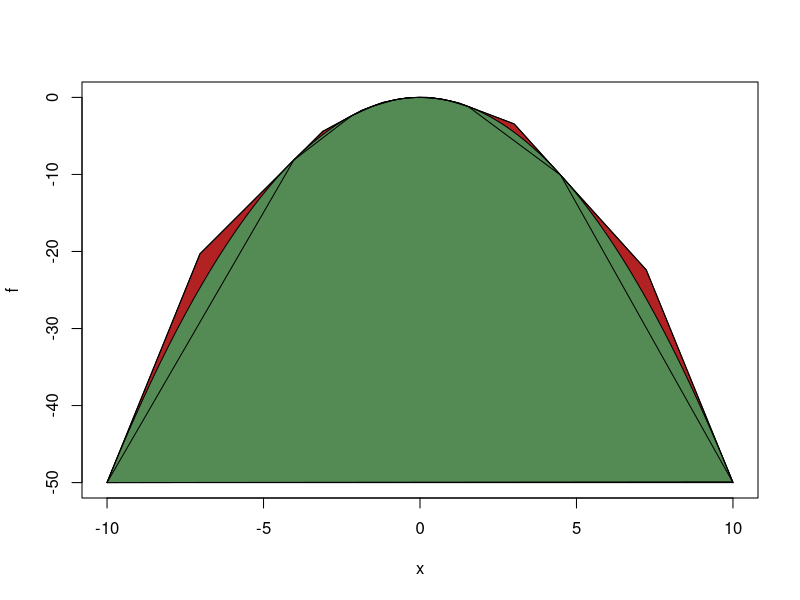
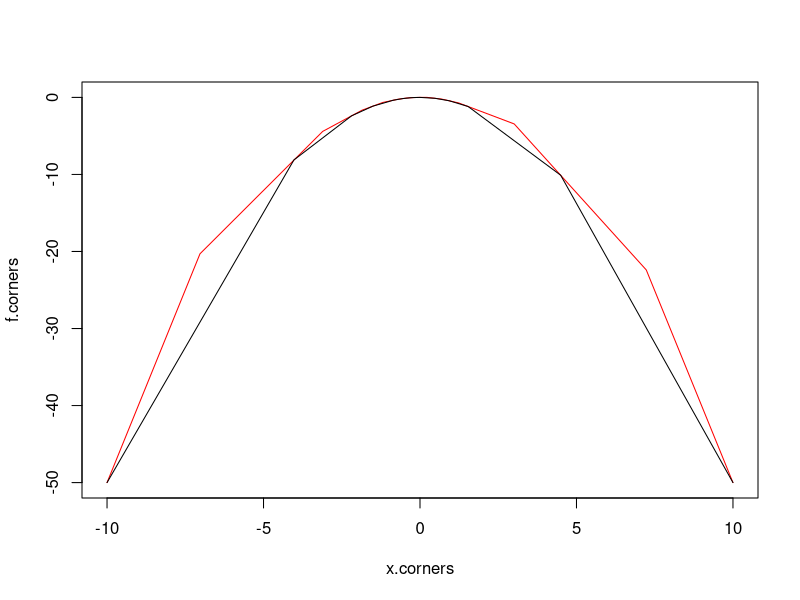
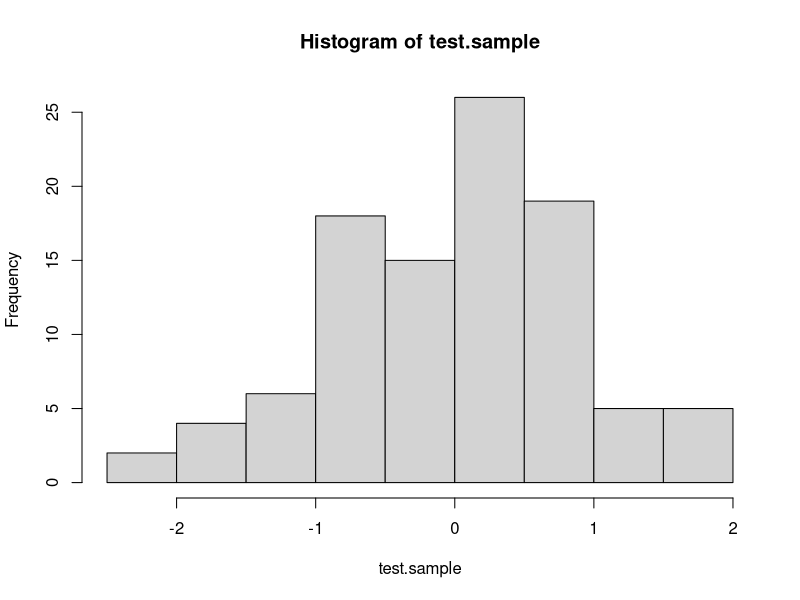

R code for these plots, in order:
###################
## Going further ##
###################

# 1. Option to ars() could be log.transformed.f = F
# 2. Derivative of the function can be given by users as: 
#     fprima<-function(x,mu=0,sigma=1){-1/sigma^2*(x-mu)}
#     with parameters by users (?)
# 3. Figure out what to do when x.cand is element in x.vec
# 4. Give the option to give function as input in another way
# 5. Find a way to do the convexity check of f by evaluating fewer f
# 6. Take unbounded domains into consideration
# 7. Include the convexity check

##############
## Comments ##
##############

# 1. "f" is the log of the users density function
# 2. "dom" is the domain defined for the density
# 3. "n" is the requested number of sample elements
# 4. The candidates, x.cand, for a sample value are drawn from the density
#     defined by the upper bound of f. First x.cand is drawn from a equidistant
#     set in dom, with steps 2*dx. The candidate is then adjusted by U(-dx,dx),
#     in order to cover dom.
# 5. Setting plot.type = "acceptance" depend on evaluating f a lot of times and
#     should not be done when f is expensive to evaluate.

###################
## Sub-functions ##
###################
library(numDeriv)

# f convexity check
is.convex = function(f,dom){
  x.seq <- seq(dom[1],dom[2], l=100)
  res=T
  for (i in 3:100){
    if((f(x.seq[i])-f(x.seq[i-1])) >= (f(x.seq[i-1])-f(x.seq[i-2]))){
      res = F
    }
  }
  return(res)
}

# Evaluate lower bound at x
lower = function(x, x.vec, f.vec){
  l = max(which(x>x.vec))
  return(f(x.vec[l])+(x-x.vec[l])*((f.vec[l+1]-f.vec[l])/(x.vec[l+1]-x.vec[l])))
}

# Evaluate upper bound at x
upper = function(x, x.vec, f.vec, d.vec){
  l = max(which(x>x.vec))
  return(min(f.vec[l]+(x-x.vec[l])*d.vec[l],f.vec[l+1]+(x-x.vec[l+1])*d.vec[l+1]))
}

# Plot of the acceptance region and bounds
boundary.plot = function(x.vec,f.vec,d.vec,x.temp,with.f = F, f=F){
  # Create upper bound
  nvec = length(x.vec)
  x.center = rep(NA,nvec-1)
  f.center = x.center
  for (i in 1:(nvec-1)){
    a=sapply(x.temp, function(x){
      f.vec[i]+(x-x.vec[i])*d.vec[i]>(f.vec[i+1]+(x-x.vec[i+1])*d.vec[i+1])})
    x.center[i] = x.temp[which(diff(a)!=0)]
    f.center[i] = f.vec[i]+(x.center[i]-x.vec[i])*d.vec[i]
  }
  x.corners = c(x.vec[1],x.center,x.vec[nvec])
  f.corners = c(f.vec[1],f.center,f.vec[nvec])
  
  # Plot
  if(with.f==T){
    plot(f, xlim=dom, lwd =1)
    polygon(c(x.corners,x.vec[1]),c(f.corners,f.vec[1]),col="firebrick")
    polygon(c(x.temp,x.vec[1]),c(f(x.temp),f.vec[1]),col="palegreen4")
    lines(x.corners,f.corners, lwd=1)
  } else{
    plot(x.corners,f.corners, type = "l",lty =1, lwd=1, col="red")
  }
  lines(x.vec,f.vec, lwd =1)
}

###################
## Main function ##
###################

ars = function(f, dom, n, plot.type = "none"){
  set.seed(200)
  x.out = rep(NA,n)
  x.vec = c(dom[1],mean(c(dom[1],dom[2])),dom[2])
  f.vec = f(x.vec)
  d.vec = grad(f,x.vec)
  dx = 1e-2
  i = 1
  
  while(i<=n){
    u = runif(1,0,1)
    x.temp = seq(dom[1]+dx,dom[2]-dx,2*dx)
    x.cand = sample(x.temp,size=1,prob=sapply(x.temp, function(x){
      exp(upper(x,x.vec,f.vec,d.vec))}))
    x.cand = runif(1,x.cand-dx,x.cand+dx)
    
    if(u <= exp(lower(x.cand,x.vec,f.vec)-upper(x.cand,x.vec,f.vec,d.vec))){
      x.out[i] = x.cand
      i=i+1
    }else{
      f.cand = f(x.cand)
      if(u <= exp(f.cand-upper(x.cand,x.vec,f.vec,d.vec))){
        x.out[i] = x.cand
        i = i+1
      }
      l = max(which(x.cand>x.vec))
      x.vec = append(x.vec,x.cand,after=l)
      f.vec = append(f.vec,f.cand,after=l)
      d.vec = append(d.vec,grad(f,x.cand),after=l)
    }
  }
  
  if(plot.type == "bounds"){
    boundary.plot(x.vec,f.vec,d.vec, x.temp, with.f=F)
  }
  if(plot.type == "acceptance"){
    boundary.plot(x.vec,f.vec,d.vec, x.temp, with.f=T, f)
  }
  
  return(x.out)
}


##########
## test ##
##########

# User input
f <- function(x) (-(1/2)*(x)^2)
dom = c(-10,10)
n = 100

# Draw a sample using ars()
test.sample = ars(f,dom,n)
test.sample = ars(f,dom,n,plot.type="acceptance")
test.sample = ars(f,dom,n,plot.type="bounds")

hist(test.sample)
